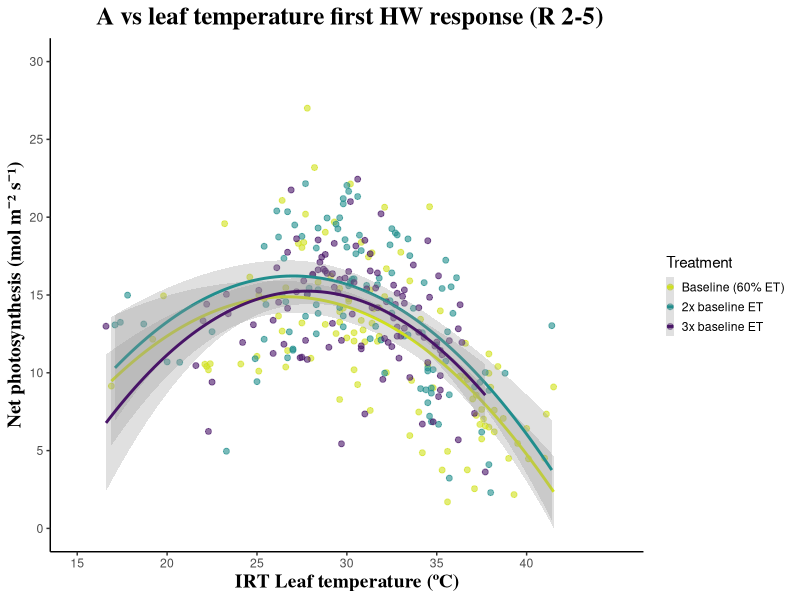
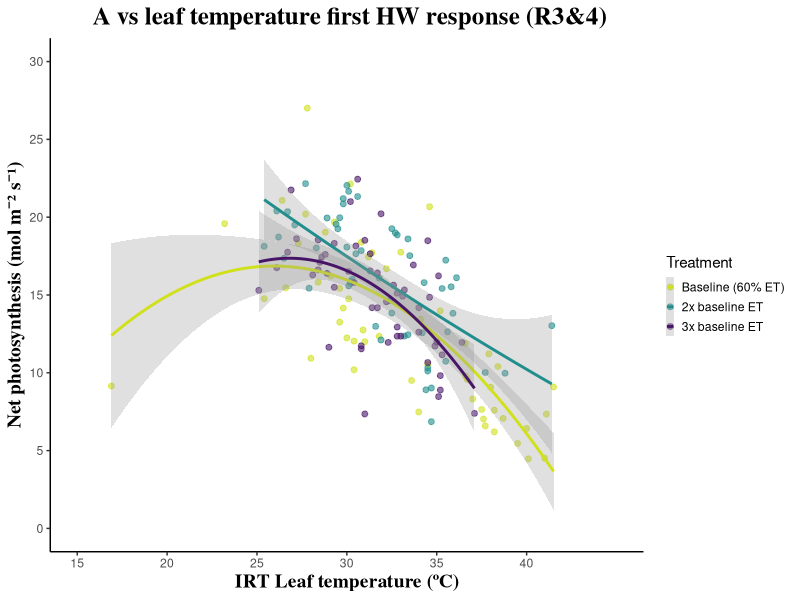
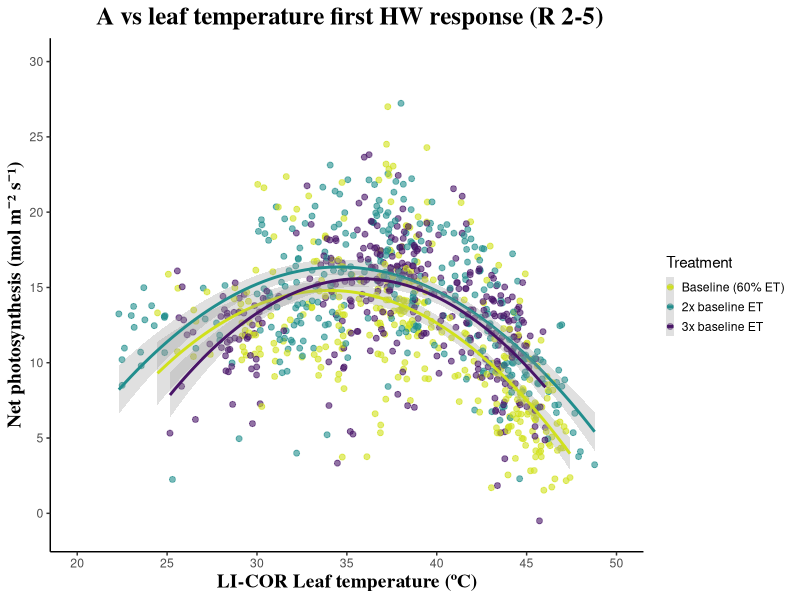
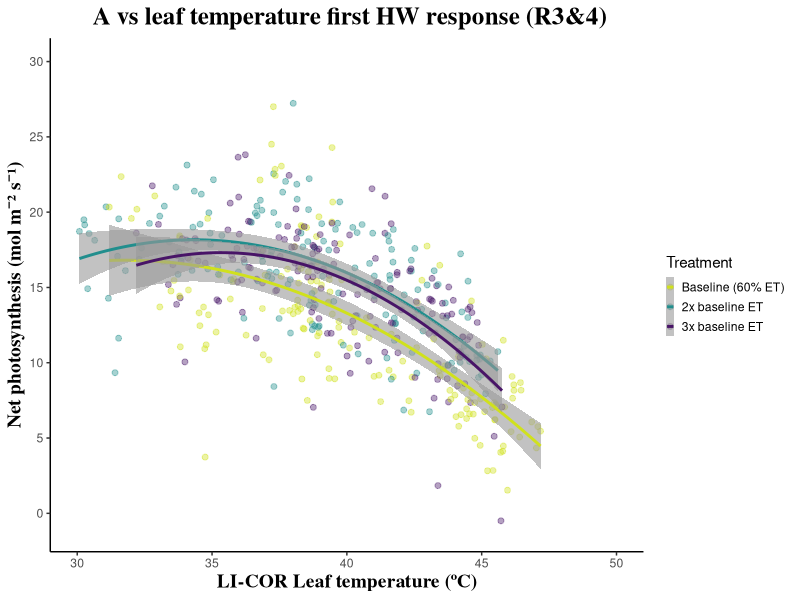

The R script that drew these images, in order: (Note: this script raises an error after producing the figures.)
library(grDevices)
library(tidyverse)
library(lubridate)
library(ggplot2)

diurnals_borden_hills_2019 <-read.csv("data_output/diurnals_2019_old_and_new_blocks_cleaned_no_NAs.csv", header = TRUE)

diurnals_borden_hills_2019$round<-format(diurnals_borden_hills_2019$round)
diurnals_borden_hills_2019$round<-as.numeric(as.factor(diurnals_borden_hills_2019$round))

str(diurnals_borden_hills_2019$round)

str(diurnals_borden_hills_2019)

diurnals_2019_A_vs_leafT <- diurnals_borden_hills_2019 %>%
  mutate(time = hhmmss) %>%
  select(-hhmmss) %>%
  filter(!is.na(time)) %>%
  filter(!is.na(leaf_temp_C)) %>%
  filter(!leaf_temp_C == "-")


diurnals_2019_A_vs_leafT$time<- format(strptime(diurnals_2019_A_vs_leafT$time,"%H:%M:%S"), format = "%H:%M", tz = "UTC")

str(diurnals_2019_A_vs_leafT$time)



diurnals_2019_A_vs_leafT$datetime <- paste(diurnals_2019_A_vs_leafT$date, " ", diurnals_2019_A_vs_leafT$time, sep = "")

glimpse(diurnals_2019_A_vs_leafT) 

diurnals_2019_A_vs_leafT$datetime <- mdy_hm(diurnals_2019_A_vs_leafT$datetime, tz = "UTC")

str(diurnals_2019_A_vs_leafT)

tz(diurnals_2019_A_vs_leafT$datetime)

tz(diurnals_2019_A_vs_leafT$time)

diurnals_2019_A_vs_leafT$leaf_temp_C <- format(diurnals_2019_A_vs_leafT $leaf_temp_C)
diurnals_2019_A_vs_leafT$leaf_temp_C<-as.numeric(diurnals_2019_A_vs_leafT$leaf_temp_C)

str(diurnals_2019_A_vs_leafT$datetime)

str(diurnals_2019_A_vs_leafT$leaf_temp_C)


####Plotting  A vs IRT leaf T FISRT HW round 2-5 ####

diurnals_2019_A_vs_leafT_first_HW<- diurnals_2019_A_vs_leafT %>%
  filter(!is.na(leaf_temp_C)) %>%
  select(datetime, day, leaf_temp_C, A, pixel_number, round, treatment, Rep, BH_Leaf, BH_Block, BH_Vine) %>%
  filter(day < 215) %>%
  filter(day > 205)

write.csv(diurnals_2019_A_vs_leafT_first_HW,"data_output/diurnals_2019_A_vs_leafT_first_HW")

str(diurnals_2019_A_vs_leafT_first_HW$leaf_temp_C)

se <- function(x) sqrt(var(x)/length(x))


diurnals_2019_A_vs_leafT_first_HW$treatment<-format(diurnals_2019_A_vs_leafT_first_HW$treatment)
as.character(diurnals_2019_A_vs_leafT_first_HW$treatment)

diurnals_2019_A_vs_leafT_first_HW$treatment<- reorder(diurnals_2019_A_vs_leafT_first_HW$treatment, diurnals_2019_A_vs_leafT_first_HW$leaf_temp_C)

str(diurnals_2019_A_vs_leafT_first_HW$treatment)

diurnals_2019_A_vs_leafT_first_HW$Rep<-format(diurnals_2019_A_vs_leafT_first_HW$Rep)
as.character(diurnals_2019_A_vs_leafT_first_HW$Rep)

str(diurnals_2019_A_vs_leafT_first_HW$treatment)
diurnals_2019_A_vs_leafT_first_HW$treatment<-format(diurnals_2019_A_vs_leafT_first_HW$treatment)
as.character(diurnals_2019_A_vs_leafT_first_HW$treatment)

## Plot first HW RESPONSE
A_vs_leafT_IRT_first_HW <-ggplot(diurnals_2019_A_vs_leafT_first_HW, aes(leaf_temp_C, A, group = treatment, color = treatment)) +
  geom_point(alpha =0.6, size = 1.7 ) + 
  stat_smooth(aes(y = A, group = treatment, color = treatment),method = "lm", formula = y ~ x + I(x^2), size = 1, alpha =0.3) +
  theme_classic() +
  scale_colour_viridis_d(direction = -1, begin = 0.05, end = 0.93, name = "Treatment", labels = c("Baseline (60% ET)", "2x baseline ET", "3x baseline ET"))+
  ylab ("Net photosynthesis (mol m⁻² s⁻¹)") +
  ggtitle( " A vs leaf temperature first HW response (R 2-5)") +
  theme(plot.title = element_text(hjust = 0.5, size = 18, face = "bold", family = "serif")) +
  xlab("IRT Leaf temperature (ºC)") +
  theme(axis.title.y = element_text(size=14, face = "bold", family = "serif")) +
  theme(axis.title.x = element_text(size=14,face = "bold", family = "serif")) +
  theme(legend.key.size = unit (0.5, "cm")) +
  theme(legend.key.width = unit(0.2,"cm"))+
  theme(legend.justification = "center")+
  theme(legend.position = "right") +
  theme(legend.title.align = 0)+
  scale_x_continuous(breaks=seq(15,40,5), limits = c (15,45)) +
  scale_y_continuous(breaks=seq(0,30,5), limits = c (0,30))

ggsave(A_vs_leafT_IRT_first_HW, filename = "figures/A_vs_leafT_IRT_first_HW.pdf", device = cairo_pdf, 
       width = 8, height = 6)
####Plotting  A vs IRT leaf T FISRT HW round 3-4 ####

diurnals_2019_A_vs_leafT_first_HW_R_3_4<- diurnals_2019_A_vs_leafT %>%
  filter(!is.na(leaf_temp_C)) %>%
  select(datetime, day, leaf_temp_C, A, pixel_number, round, treatment, Rep, BH_Leaf, BH_Block, BH_Vine) %>%
  filter(day < 215) %>%
  filter(day > 205) %>%
  filter(round > 2 ) %>%
  filter(round < 5)


str(diurnals_2019_A_vs_leafT_first_HW_R_3_4$leaf_temp_C)

diurnals_2019_A_vs_leafT_first_HW_R_3_4$treatment<-format(diurnals_2019_A_vs_leafT_first_HW_R_3_4$treatment)
as.character(diurnals_2019_A_vs_leafT_first_HW_R_3_4$treatment)

diurnals_2019_A_vs_leafT_first_HW_R_3_4$treatment<- reorder(diurnals_2019_A_vs_leafT_first_HW_R_3_4$treatment, diurnals_2019_A_vs_leafT_first_HW_R_3_4$leaf_temp_C)

str(diurnals_2019_A_vs_leafT_first_HW_R_3_4$treatment)

diurnals_2019_A_vs_leafT_first_HW_R_3_4$Rep<-format(diurnals_2019_A_vs_leafT_first_HW_R_3_4$Rep)
as.character(diurnals_2019_A_vs_leafT_first_HW_R_3_4$Rep)

str(diurnals_2019_A_vs_leafT_first_HW_R_3_4$treatment)


diurnals_2019_A_vs_leafT_first_HW_R_3_4$treatment<-format(diurnals_2019_A_vs_leafT_first_HW_R_3_4$treatment)
as.character(diurnals_2019_A_vs_leafT_first_HW_R_3_4$treatment)


## Plot first HW RESPONSE
A_vs_leafT_IRT_first_HW_r_3_4 <-ggplot(diurnals_2019_A_vs_leafT_first_HW_R_3_4, aes(leaf_temp_C, A, group = treatment, color = treatment)) +
  geom_point(alpha =0.6, size = 1.7 ) + 
  stat_smooth(aes(y = A, group = treatment, color = treatment),method = "lm", formula = y ~ x + I(x^2), size = 1, alpha =0.3) +
  theme_classic() +
  scale_colour_viridis_d(direction = -1, begin = 0.05, end = 0.93, name = "Treatment", labels = c("Baseline (60% ET)", "2x baseline ET", "3x baseline ET"))+
  ylab ("Net photosynthesis (mol m⁻² s⁻¹)") +
  ggtitle( " A vs leaf temperature first HW response (R3&4)") +
  theme(plot.title = element_text(hjust = 0.5, size = 18, face = "bold", family = "serif")) +
  xlab("IRT Leaf temperature (ºC)") +
  theme(axis.title.y = element_text(size=14, face = "bold", family = "serif")) +
  theme(axis.title.x = element_text(size=14,face = "bold", family = "serif")) +
  theme(legend.key.size = unit (0.5, "cm")) +
  theme(legend.key.width = unit(0.2,"cm"))+
  theme(legend.justification = "center")+
  theme(legend.position = "right") +
  theme(legend.title.align = 0)+
  scale_x_continuous(breaks=seq(15,40,5), limits = c (15,45)) +
  scale_y_continuous(breaks=seq(0,30,5), limits = c (0,30))

ggsave(A_vs_leafT_IRT_first_HW_r_3_4, filename = "figures/A_vs_leafT_IRT_first_HW_r_3_4.pdf", device = cairo_pdf, 
       width = 8, height = 6)

####Plotting  A vs LICOR leaf T FISRT HW round 2-5 ####

diurnals_2019_A_vs_leafT_licor_first_HW_r_2_5<- diurnals_borden_hills_2019 %>%
  filter(!is.na(Tleaf)) %>%
  select( day, Tleaf, A, pixel_number, round, treatment, Rep, BH_Leaf, BH_Block, BH_Vine) %>%
  filter(day < 215) %>%
  filter(day > 205) %>%
  filter(round > 1)

str(diurnals_2019_A_vs_leafT_licor_first_HW_r_2_5$Tleaf)


diurnals_2019_A_vs_leafT_licor_first_HW_r_2_5$treatment<-format(diurnals_2019_A_vs_leafT_licor_first_HW_r_2_5$treatment)
as.character(diurnals_2019_A_vs_leafT_licor_first_HW_r_2_5$treatment)

diurnals_2019_A_vs_leafT_licor_first_HW_r_2_5$treatment<- reorder(diurnals_2019_A_vs_leafT_licor_first_HW_r_2_5$treatment, diurnals_2019_A_vs_leafT_licor_first_HW_r_2_5$Tleaf)

str(diurnals_2019_A_vs_leafT_licor_first_HW_r_2_5$treatment)

diurnals_2019_A_vs_leafT_licor_first_HW_r_2_5$Rep<-format(diurnals_2019_A_vs_leafT_licor_first_HW_r_2_5$Rep)
as.character(diurnals_2019_A_vs_leafT_licor_first_HW_r_2_5$Rep)

diurnals_2019_A_vs_leafT_licor_first_HW_r_2_5$treatment<-format(diurnals_2019_A_vs_leafT_licor_first_HW_r_2_5$treatment)
as.character(diurnals_2019_A_vs_leafT_licor_first_HW_r_2_5$treatment)

str(diurnals_2019_A_vs_leafT_licor_first_HW_r_2_5$treatment)


## Plot first HW RESPONSE
A_vs_leafT_licor_first_HW_r_2_5 <-ggplot(diurnals_2019_A_vs_leafT_licor_first_HW_r_2_5, aes(Tleaf, A, group = treatment, color = treatment)) +
  geom_point(alpha =0.6, size = 1.7 ) + 
  stat_smooth(aes(y = A, group = treatment, color = treatment),method = "lm", formula = y ~ x + I(x^2), size = 1, alpha =0.3) +
  theme_classic() +
  scale_colour_viridis_d(direction = -1, begin = 0.05, end = 0.93, name = "Treatment", labels = c("Baseline (60% ET)", "2x baseline ET", "3x baseline ET"))+
  ylab ("Net photosynthesis (mol m⁻² s⁻¹)") +
  ggtitle( " A vs leaf temperature first HW response (R 2-5)") +
  theme(plot.title = element_text(hjust = 0.5, size = 18, face = "bold", family = "serif")) +
  xlab("LI-COR Leaf temperature (ºC)") +
  theme(axis.title.y = element_text(size=14, face = "bold", family = "serif")) +
  theme(axis.title.x = element_text(size=14,face = "bold", family = "serif")) +
  theme(legend.key.size = unit (0.5, "cm")) +
  theme(legend.key.width = unit(0.2,"cm"))+
  theme(legend.justification = "center")+
  theme(legend.position = "right") +
  theme(legend.title.align = 0)+
  scale_x_continuous(breaks=seq(20,50,5), limits = c (20,50)) +
  scale_y_continuous(breaks=seq(0,30,5), limits = c (-1,30))

ggsave(A_vs_leafT_licor_first_HW_r_2_5, filename = "figures/A_vs_leafT_licor_first_HW_r_2_5.pdf", device = cairo_pdf, 
       width = 8, height = 6)


####Plotting  A vs LICOR leaf T FISRT HW round 3-4 ####

diurnals_2019_A_vs_leafT_licor_first_HW_r_3_4<- diurnals_borden_hills_2019 %>%
  filter(!is.na(Tleaf)) %>%
  select( day, Tleaf, A, pixel_number, round, treatment, Rep, BH_Leaf, BH_Block, BH_Vine) %>%
  filter(day < 215) %>%
  filter(day > 205) %>%
  filter(round > 2) %>%
  filter(round < 5)

str(diurnals_2019_A_vs_leafT_licor_first_HW_r_3_4$Tleaf)


diurnals_2019_A_vs_leafT_licor_first_HW_r_3_4$treatment<-format(diurnals_2019_A_vs_leafT_licor_first_HW_r_3_4$treatment)
as.character(diurnals_2019_A_vs_leafT_licor_first_HW_r_3_4$treatment)

diurnals_2019_A_vs_leafT_licor_first_HW_r_3_4$treatment<- reorder(diurnals_2019_A_vs_leafT_licor_first_HW_r_3_4$treatment, diurnals_2019_A_vs_leafT_licor_first_HW_r_3_4$Tleaf)

str(diurnals_2019_A_vs_leafT_licor_first_HW_r_3_4$treatment)

diurnals_2019_A_vs_leafT_licor_first_HW_r_3_4$Rep<-format(diurnals_2019_A_vs_leafT_licor_first_HW_r_3_4$Rep)
as.character(diurnals_2019_A_vs_leafT_licor_first_HW_r_3_4$Rep)

diurnals_2019_A_vs_leafT_licor_first_HW_r_3_4$treatment<-format(diurnals_2019_A_vs_leafT_licor_first_HW_r_3_4$treatment)
as.character(diurnals_2019_A_vs_leafT_licor_first_HW_r_3_4$treatment)

str(diurnals_2019_A_vs_leafT_licor_first_HW_r_3_4$treatment)


## Plot first HW RESPONSE
A_vs_leafT_licor_first_HW_r_3_4 <-ggplot(diurnals_2019_A_vs_leafT_licor_first_HW_r_3_4, aes(Tleaf, A, group = treatment, color = treatment)) +
  geom_point(alpha =0.4, size = 1.7 ) + 
  stat_smooth(aes(y = A, group = treatment, color = treatment),method = "lm", formula = y ~ x + I(x^2), size = 1, alpha =0.6) +
  theme_classic() +
  scale_colour_viridis_d(direction = -1, begin = 0.05, end = 0.93, name = "Treatment", labels = c("Baseline (60% ET)", "2x baseline ET", "3x baseline ET"))+
  ylab ("Net photosynthesis (mol m⁻² s⁻¹)") +
  ggtitle( " A vs leaf temperature first HW response (R3&4)") +
  theme(plot.title = element_text(hjust = 0.5, size = 18, face = "bold", family = "serif")) +
  xlab("LI-COR Leaf temperature (ºC)") +
  theme(axis.title.y = element_text(size=14, face = "bold", family = "serif")) +
  theme(axis.title.x = element_text(size=14,face = "bold", family = "serif")) +
  theme(legend.key.size = unit (0.5, "cm")) +
  theme(legend.key.width = unit(0.2,"cm"))+
  theme(legend.justification = "center")+
  theme(legend.position = "right") +
  theme(legend.title.align = 0)+
  scale_x_continuous(breaks=seq(30,50,5), limits = c (30,50)) +
  scale_y_continuous(breaks=seq(0,30,5), limits = c (-1,30))

ggsave(A_vs_leafT_licor_first_HW_r_3_4, filename = "figures/A_vs_leafT_licor_first_HW_r_3_4.pdf", device = cairo_pdf, 
       width = 8, height = 6)
#### pLOTTING WITH AVERAGE temp LICOR and A per vine !!!! ####


diurnals_2019_A_vs_leafT_licor_first_HW_r_2_5<- diurnals_borden_hills_2019 %>%
  filter(!is.na(Tleaf)) %>%
  select( day, Tleaf, A, pixel_number, round, treatment, Rep, BH_Leaf, BH_Block, BH_Vine) %>%
  filter(day < 215) %>%
  filter(day > 205) %>%
  filter(round > 1)

str(diurnals_2019_A_vs_leafT_licor_first_HW_r_2_5$Tleaf)


diurnals_2019_A_vs_leafT_licor_first_HW_r_2_5$treatment<-format(diurnals_2019_A_vs_leafT_licor_first_HW_r_2_5$treatment)
as.character(diurnals_2019_A_vs_leafT_licor_first_HW_r_2_5$treatment)

diurnals_2019_A_vs_leafT_licor_first_HW_r_2_5$treatment<- reorder(diurnals_2019_A_vs_leafT_licor_first_HW_r_2_5$treatment, diurnals_2019_A_vs_leafT_licor_first_HW_r_2_5$Tleaf)

str(diurnals_2019_A_vs_leafT_licor_first_HW_r_2_5$treatment)

diurnals_2019_A_vs_leafT_licor_first_HW_r_2_5$Rep<-format(diurnals_2019_A_vs_leafT_licor_first_HW_r_2_5$Rep)
as.character(diurnals_2019_A_vs_leafT_licor_first_HW_r_2_5$Rep)

diurnals_2019_A_vs_leafT_licor_first_HW_r_2_5$treatment<-format(diurnals_2019_A_vs_leafT_licor_first_HW_r_2_5$treatment)
as.character(diurnals_2019_A_vs_leafT_licor_first_HW_r_2_5$treatment)

str(diurnals_2019_A_vs_leafT_licor_first_HW_r_2_5$treatment)


diurnals_2019_A_vs_leafT_licor_first_HW_r_2_5_avg <-diurnals_2019_A_vs_leafT_licor_first_HW_r_2_5 %>%
  group_by(treatment,pixel_number,BH_Vine, BH_Block, day, round) %>%
  summarize(avg_A = mean(A), avg_Tleaf = mean(Tleaf))

## Plot first HW RESPONSE

A_vs_leafT_licor_first_HW_r_2_5_avg <-ggplot(diurnals_2019_A_vs_leafT_licor_first_HW_r_2_5_avg, aes(avg_Tleaf, avg_A, group = treatment, color = treatment)) +
  geom_point(alpha =0.6, size = 1.7 ) + 
  stat_smooth(aes(y = avg_A, group = treatment, color = treatment),method = "lm", formula = y ~ x + I(x^2), size = 1, alpha =0.3) +
  stat_regline_equation(
    aes(label =  paste(..eq.label.., ..adj.rr.label.., sep = "~")),
    formula = y ~ x + I(x^2), size = 3.5
  ) +
  theme_classic() +
  scale_colour_viridis_d(direction = -1, begin = 0.05, end = 0.93, name = "Treatment", labels = c("Baseline (60% ET)", "2x baseline ET", "3x baseline ET"))+
  ylab ("Net photosynthesis (A)") +
  ggtitle( " A vs leaf temperature first HW response (R 2-5/vine)") +
  theme(plot.title = element_text(hjust = 0.5, size = 18, face = "bold", family = "serif")) +
  xlab("LI-COR Leaf temperature (ºC)") +
  theme(axis.title.y = element_text(size=14, face = "bold", family = "serif")) +
  theme(axis.title.x = element_text(size=14,face = "bold", family = "serif")) +
  theme(legend.key.size = unit (0.5, "cm")) +
  theme(legend.key.width = unit(0.2,"cm"))+
  theme(legend.justification = "center")+
  theme(legend.position = "right") +
  theme(legend.title.align = 0)+
  scale_x_continuous(breaks=seq(20,50,5), limits = c (20,50)) +
  scale_y_continuous(breaks=seq(0,30,5), limits = c (-1,30)) 

ggsave(A_vs_leafT_licor_first_HW_r_2_5_avg, filename = "figures/A_vs_leafT_licor_first_HW_r_2_5_avg.pdf", device = cairo_pdf, 
       width = 8, height = 6)
